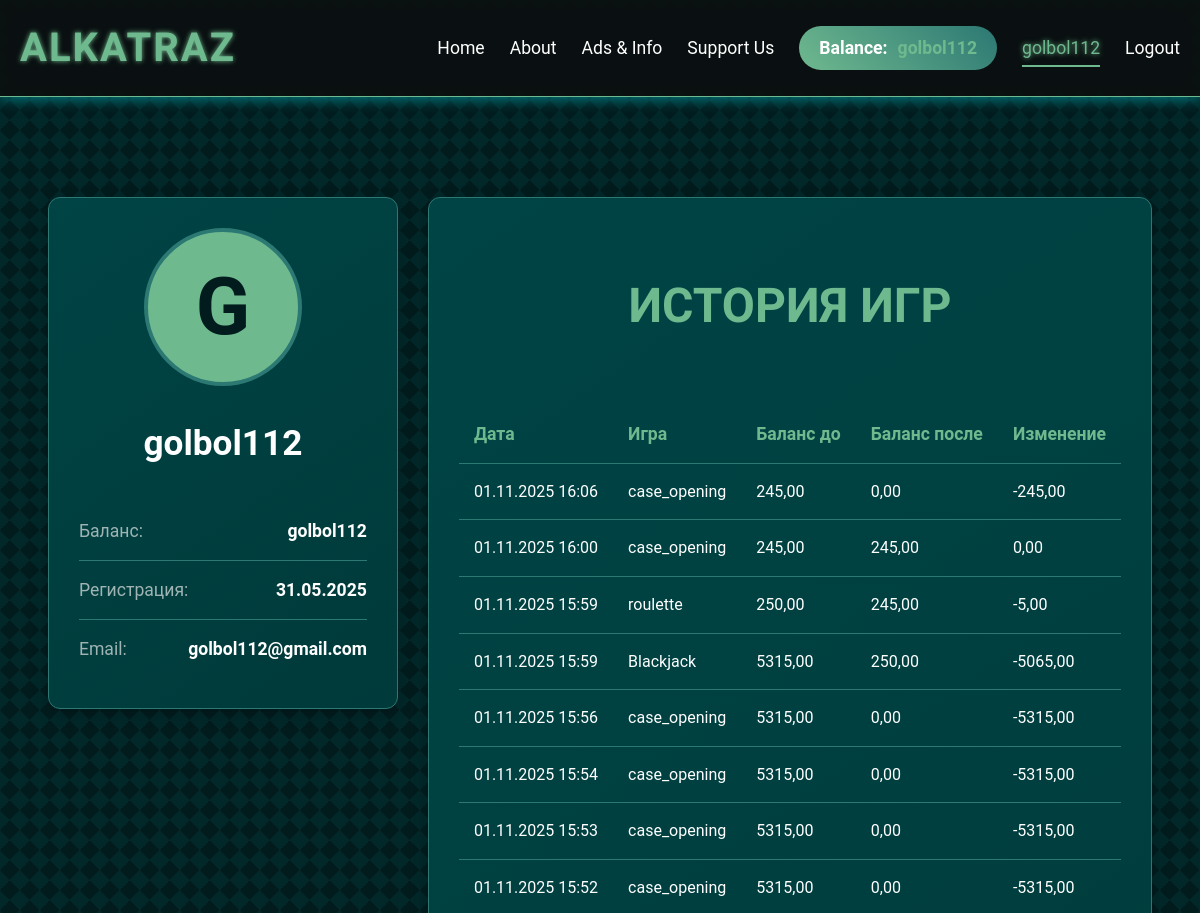
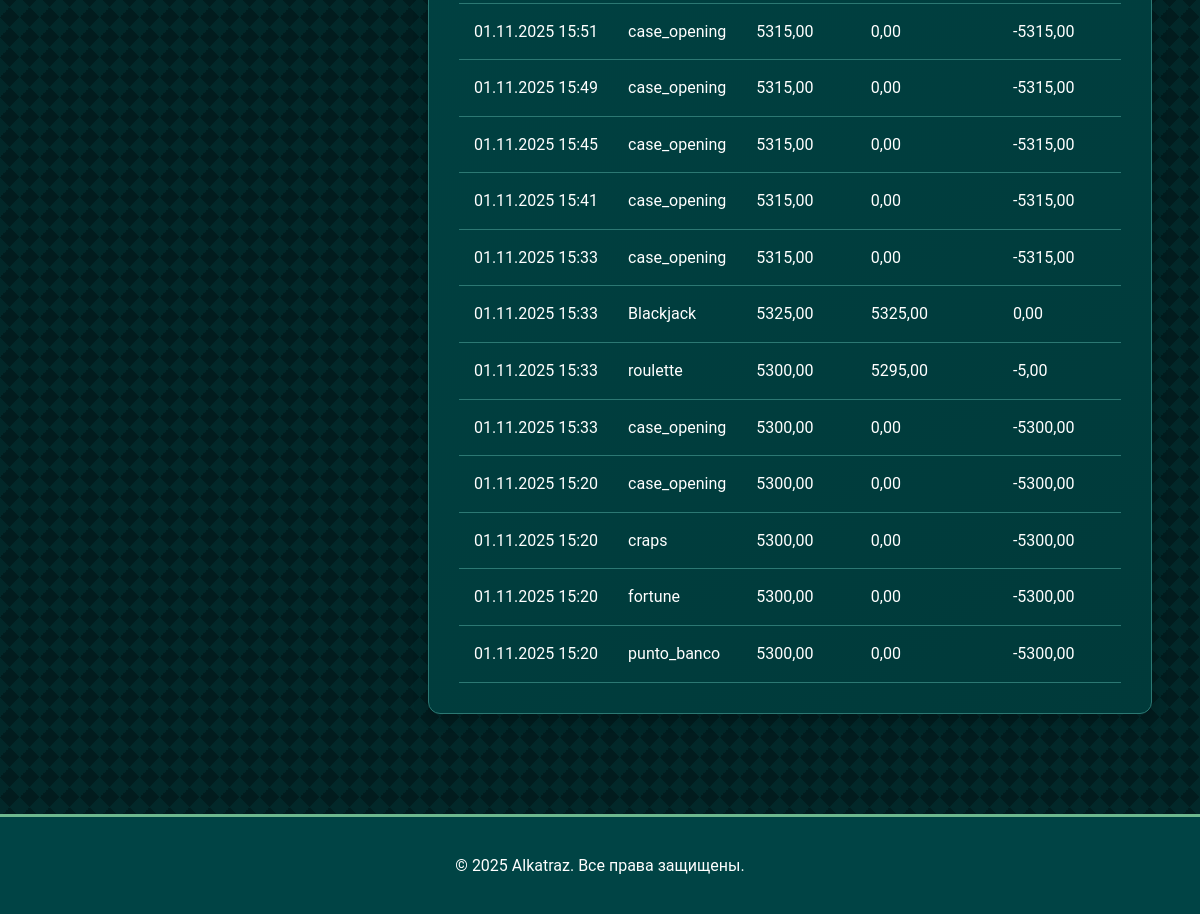
Page /profile/ (signed in) on the committed database (2 pictures, top to bottom).
### accounts/models.py (models this page shows, shortened)
class CustomUser(AbstractUser):
    balance = models.DecimalField(decimal_places=2, default=1000.0, max_digits=10)
    blinko_balance = models.DecimalField(decimal_places=2, default=1000.0, max_digits=10)
    blingo_balance = models.DecimalField(decimal_places=2, default=1000.0, max_digits=10)
    phone = models.CharField(max_length=15, blank=True)
    blinko_plays_today = models.IntegerField(default=0)
    last_blinko_play_date = models.DateField(null=True, blank=True)
    blingo_plays_today = models.IntegerField(default=0)
    last_blingo_play_date = models.DateField(null=True, blank=True)

### pages/models.py (models this page shows, shortened)
class GameClick(models.Model):
    user = models.ForeignKey(settings.AUTH_USER_MODEL, on_delete=models.SET_NULL, null=True, blank=True)
    game_name = models.CharField(max_length=100)
    target_url = models.URLField()
    timestamp = models.DateTimeField(auto_now_add=True)
    current_balance = models.DecimalField(max_digits=10, decimal_places=2, default=0)
    new_balance = models.DecimalField(max_digits=10, decimal_places=2, default=0)
    total = models.DecimalField(max_digits=10, decimal_places=2, default=0)

### profil/views.py (the view)
# urls.py: path('', views.prof, name='prof'),
@login_required
def prof(request):
    game_history = GameClick.objects.filter(user=request.user).order_by('-timestamp')[:20]
    total_games = GameClick.objects.filter(user=request.user).count()
    favorite_game_query = GameClick.objects.filter(user=request.user) \
        .values('game_name') \
        .annotate(count=Count('game_name')) \
        .order_by('-count') \
        .first()
    favorite_game = favorite_game_query['game_name'] if favorite_game_query else "Нет данных"
    last_activity = GameClick.objects.filter(user=request.user) \
        .aggregate(last=Max('timestamp'))['last']
    context = {
        'user': request.user,
        'game_history': game_history,
        'total_games': total_games,
        'favorite_game': favorite_game,
        'last_activity': last_activity,
    }
    return render(request, 'profil/prof.html', context)

### profil/templates/profil/prof.html (shortened to what this page needs)
{% extends 'pages/base.html' %}
{% load static %}
{% block content %}
<div class="profile-container fade-in">
    <div class="profile-grid">
        <div class="profile-sidebar">
            <div class="profile-card">
                <div class="profile-header">
                    <div class="profile-avatar">{{ user.username|first|upper }}</div>
                    <h2 class="profile-username">{{ user.username }}</h2>
                </div>
                <ul class="info-list">
                    <li class="info-item">
                        <span class="info-label">Баланс:</span>
                        <span class="info-value">{{ request.session.balance|default:"0" }}</span>
                    </li>
                    <li class="info-item">
                        <span class="info-label">Регистрация:</span>
                        <span class="info-value">{{ user.date_joined|date:"d.m.Y" }}</span>
                    </li>
                    <li class="info-item">
                        <span class="info-label">Email:</span>
                        <span class="info-value">{{ user.email|default:"Не указан" }}</span>
                    </li>
                </ul>
            </div>
        </div>
        <div class="profile-main">
            <div class="profile-card">
                <h2 class="section-title">История игр</h2>
                {% if game_history %}
                <div class="table-responsive">
                    <table class="history-table">
                        <thead>
                            <tr>
                                <th>Дата</th>
                                <th>Игра</th>
                                <th>Баланс до</th>
                                <th>Баланс после</th>
                                <th>Изменение</th>
                            </tr>
                        </thead>
                        <tbody>
                            {% for game in game_history %}
                            <tr>
                                <td>{{ game.timestamp|date:"d.m.Y H:i" }}</td>
                                <td>{{ game.game_name }}</td>
                                <td>{{ game.current_balance }}</td>
                                <td>{{ game.new_balance }}</td>
                                <td>{{ game.total }}</td>
                            </tr>
                            {% endfor %}
                        </tbody>
                    </table>
                </div>
                {% else %}
                <p>У вас еще нет истории игр.</p>
                {% endif %}
            </div>
        </div>
    </div>
</div>
{% endblock %}

### pages/templates/pages/base.html (shortened to what this page needs)
{% load static %}
<!DOCTYPE html>
<html lang="ru">
<head>
    <link rel="stylesheet" href="{% static 'pages/css/style.css' %}?v={% now "U" %}">
</head>
<body class="page-body">
    <header class="header">
        <div class="container">
            <a href="{% url 'index' %}" class="logo">ALKATRAZ</a>
            <nav class="nav-links">
                <a href="{% url 'index' %}" class="nav-link">Home</a>
                <a href="{% url 'about' %}" class="nav-link">About</a>
                <a href="{% url 'ads-info' %}" class="nav-link">Ads & Info</a>
                <a href="{% url 'choose-option' %}" class="nav-link">Support Us</a>
                {% if user.is_authenticated %}
                    <div class="user-info">
                        <div class="balance">
                            <span>Balance:</span>
                            <span class="balance-amount">{{ request.session.balance|default:"0" }}</span>
                        </div>
                        <a href="{% url 'prof' %}" class="nav-link">{{ user.username }}</a>
                        <a href="{% url 'logout' %}" class="nav-link">Logout</a>
                    </div>
                {% else %}
                    <a href="{% url 'login' %}" class="nav-link">Login</a>
                    <a href="{% url 'register' %}" class="btn btn-primary">Register</a>
                {% endif %}
            </nav>
        </div>
    </header>
    <main class="container content">
        {% block content %}
        {% endblock %}
    </main>
    <footer class="footer">
        <div class="container">
            <p>&copy; {% now "Y" %} Alkatraz. Все права защищены.</p>
        </div>
    </footer>
</body>
</html>

### pages/static/pages/css/style.css (style rules this page uses)
:root { --bg-dark: #021c1e; --primary: #004445; --secondary: #2c7873; --accent: #6fb98f; --text-light: #ffffff; --font-body: 'Roboto', sans-serif; --font-header: 'Orbitron', sans-serif; --accent-secondary: #00f7ff; --glitch-anim-duration: 0.5s; }
body { font-family: var(--font-body); background-color: var(--bg-dark); color: var(--text-light); margin: 0; padding: 0; line-height: 1.6; overflow-x: hidden; background-image: linear-gradient(45deg, rgba(0, 247, 255, 0.05) 25%, transparent 25%), linear-gradient(-45deg, rgba(0, 247, 255, 0.05) 25%, transparent 25%), linear-gradient(45deg, transparent 75%, rgba(0, 247, 255, 0.05) 75%), linear-gradient(-45deg, transparent 75%, rgba(0, 247, 255, 0.05) 75%); background-size: 20px 20px; }
.page-body { display: flex; flex-direction: column; min-height: 100vh; }
.container { max-width: 1200px; margin: 0 auto; padding: 0 20px; }
.header { background-color: rgba(13, 13, 13, 0.8); backdrop-filter: blur(10px); padding: 1rem 0; border-bottom: 1px solid var(--accent); position: sticky; top: 0; z-index: 1000; box-shadow: 0 0 15px rgba(0, 247, 255, 0.5); }
.header .container { display: flex; justify-content: space-between; align-items: center; }
.logo { font-family: var(--font-header); font-size: 2.5rem; font-weight: 700; color: var(--accent); text-decoration: none; text-transform: uppercase; letter-spacing: 2px; text-shadow: 0 0 5px var(--accent); transition: text-shadow 0.3s ease; }
.nav-links { display: flex; align-items: center; }
.nav-link { color: var(--text-light); text-decoration: none; margin-left: 25px; font-size: 1.1rem; font-weight: 400; position: relative; transition: color 0.3s ease, text-shadow 0.3s ease; padding: 5px 0; }
.nav-link:hover, .nav-link.active { color: var(--accent); text-shadow: 0 0 5px var(--accent); }
.nav-link::after { content: ''; position: absolute; width: 0; height: 2px; bottom: 0; left: 50%; transform: translateX(-50%); background-color: var(--accent); transition: width 0.4s cubic-bezier(0.25, 0.8, 0.25, 1); }
.user-info { display: flex; align-items: center; }
.balance { margin-left: 25px; font-weight: 700; font-size: 1.1rem; background: linear-gradient(45deg, var(--accent), var(--secondary)); padding: 8px 20px; border-radius: 25px; border: none; display: flex; align-items: center; gap: 10px; animation: pulse 2s infinite; }
.balance-amount { color: var(--accent); }
.content { padding-top: 40px; padding-bottom: 40px; flex-grow: 1; }
.section-title { font-family: var(--font-header); text-align: center; font-size: 3rem; margin-bottom: 50px; color: var(--accent); font-weight: 700; text-transform: uppercase; }
.profile-container { padding: 60px 0; }
.profile-grid { display: grid; grid-template-columns: 1fr; gap: 30px; }
@media (min-width: 992px) { .profile-grid { grid-template-columns: 350px 1fr; } }
.profile-card { background: linear-gradient(145deg, var(--primary), #003a3a); padding: 30px; border-radius: 12px; border: 1px solid var(--secondary); box-shadow: 0 4px 15px rgba(0,0,0,0.2); }
.profile-header { text-align: center; margin-bottom: 30px; }
.profile-avatar { width: 150px; height: 150px; border-radius: 50%; background-color: var(--accent); color: var(--bg-dark); display: flex; align-items: center; justify-content: center; font-size: 5rem; font-weight: 700; margin: 0 auto 20px; border: 4px solid var(--secondary); }
.profile-username { font-size: 2.2rem; color: var(--text-light); font-weight: 700; }
.info-list { list-style: none; padding: 0; margin: 0; }
.info-item { display: flex; justify-content: space-between; padding: 15px 0; border-bottom: 1px solid var(--secondary); font-size: 1.1rem; }
.info-item:last-child { border-bottom: none; }
.info-label { color: #a0b4b4; }
.info-value { font-weight: 700; color: var(--text-light); }
.table-responsive { overflow-x: auto; }
.history-table { width: 100%; border-collapse: collapse; margin-top: 10px; }
.history-table th, .history-table td { padding: 15px; text-align: left; border-bottom: 1px solid var(--secondary); }
.history-table th { color: var(--accent); font-size: 1.1rem; font-weight: 700; }
.footer { background-color: var(--primary); text-align: center; padding: 20px 0; border-top: 3px solid var(--accent); }
.fade-in { animation: fadeIn 1s ease-in-out; }
.nav-link.active { color: var(--accent); }
.nav-link.active::after { width: 100%; }

### rows in the picture
CustomUser: session.balance "golbol112", username "golbol112", username|first "G", date_joined "31.05.2025", email "golbol112@gmail.com"
GameClick: timestamp "01.11.2025 16:06", game_name "case_opening", current_balance "245,00", new_balance "0,00", total "-245,00"
GameClick: timestamp "01.11.2025 16:00", game_name "case_opening", current_balance "245,00", new_balance "245,00", total "0,00"
GameClick: timestamp "01.11.2025 15:59", game_name "roulette", current_balance "250,00", new_balance "245,00", total "-5,00"
GameClick: timestamp "01.11.2025 15:59", game_name "Blackjack", current_balance "5315,00", new_balance "250,00", total "-5065,00"
GameClick: timestamp "01.11.2025 15:56", game_name "case_opening", current_balance "5315,00", new_balance "0,00", total "-5315,00"
GameClick: timestamp "01.11.2025 15:54", game_name "case_opening", current_balance "5315,00", new_balance "0,00", total "-5315,00"
GameClick: timestamp "01.11.2025 15:53", game_name "case_opening", current_balance "5315,00", new_balance "0,00", total "-5315,00"
GameClick: timestamp "01.11.2025 15:52", game_name "case_opening", current_balance "5315,00", new_balance "0,00", total "-5315,00"
GameClick: timestamp "01.11.2025 15:51", game_name "case_opening", current_balance "5315,00", new_balance "0,00", total "-5315,00"
GameClick: timestamp "01.11.2025 15:49", game_name "case_opening", current_balance "5315,00", new_balance "0,00", total "-5315,00"
GameClick: timestamp "01.11.2025 15:45", game_name "case_opening", current_balance "5315,00", new_balance "0,00", total "-5315,00"
GameClick: timestamp "01.11.2025 15:41", game_name "case_opening", current_balance "5315,00", new_balance "0,00", total "-5315,00"
GameClick: timestamp "01.11.2025 15:33", game_name "case_opening", current_balance "5315,00", new_balance "0,00", total "-5315,00"
GameClick: timestamp "01.11.2025 15:33", game_name "Blackjack", current_balance "5325,00", new_balance "5325,00", total "0,00"
GameClick: timestamp "01.11.2025 15:33", game_name "roulette", current_balance "5300,00", new_balance "5295,00", total "-5,00"
GameClick: timestamp "01.11.2025 15:33", game_name "case_opening", current_balance "5300,00", new_balance "0,00", total "-5300,00"
GameClick: timestamp "01.11.2025 15:20", game_name "case_opening", current_balance "5300,00", new_balance "0,00", total "-5300,00"
GameClick: timestamp "01.11.2025 15:20", game_name "craps", current_balance "5300,00", new_balance "0,00", total "-5300,00"
GameClick: timestamp "01.11.2025 15:20", game_name "fortune", current_balance "5300,00", new_balance "0,00", total "-5300,00"
GameClick: timestamp "01.11.2025 15:20", game_name "punto_banco", current_balance "5300,00", new_balance "0,00", total "-5300,00"
